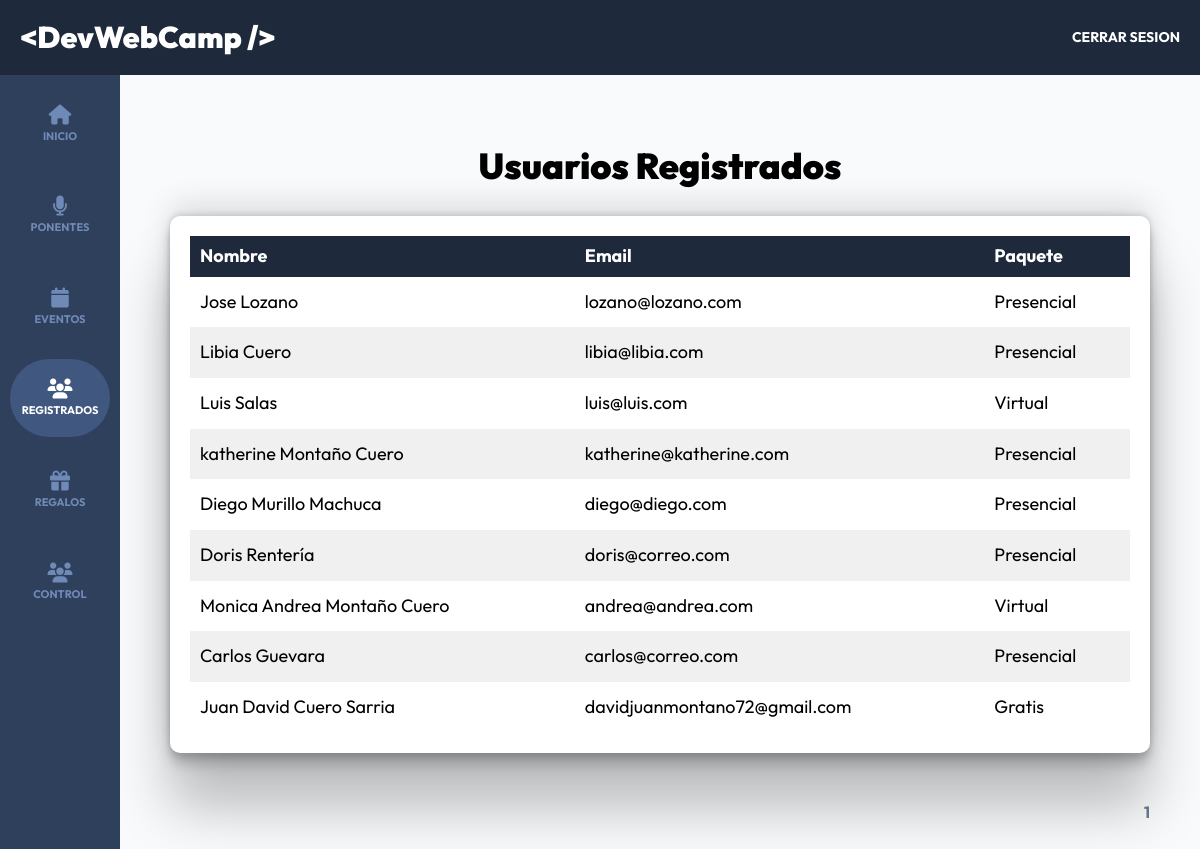
The app's page /admin/registrados?page=1 (signed in) with its own data.
### tables this page shows
CREATE TABLE `registros` (
  `id` int(11) NOT NULL,
  `paquete_id` int(11) DEFAULT NULL,
  `pago_id` varchar(30) DEFAULT NULL,
  `token` varchar(8) DEFAULT NULL,
  `usuario_id` int(11) DEFAULT NULL,
  `regalo_id` int(11) DEFAULT NULL
);

CREATE TABLE `usuarios` (
  `id` int(11) NOT NULL,
  `nombre` varchar(40) DEFAULT NULL,
  `apellido` varchar(40) DEFAULT NULL,
  `email` varchar(40) DEFAULT NULL,
  `password` varchar(60) DEFAULT NULL,
  `confirmado` tinyint(1) DEFAULT NULL,
  `fecha` date DEFAULT NULL,
  `token` varchar(13) DEFAULT NULL,
  `admin` tinyint(1) DEFAULT NULL
);

CREATE TABLE `paquetes` (
  `id` int(11) NOT NULL,
  `nombre` varchar(30) DEFAULT NULL
);

### controllers/RegistradosController.php (called while the page is built, shortened)
<?php
class RegistradosController {
    public static function index(Router $router ){
        $pagina_actual = $_GET['page'];
        $pagina_actual = filter_var($pagina_actual, FILTER_VALIDATE_INT);
        $registros_por_pagina = 10;
        $total = Registro::total();
        $paginacion = new Paginacion($pagina_actual, $registros_por_pagina, $total);
        $registros = Registro::paginar($registros_por_pagina, $paginacion->offset());
        foreach($registros as $registro){
            $registro->usuario = Usuario::find($registro->usuario_id);
            $registro->paquete = Paquete::find($registro->paquete_id);
        }
        $router->render('admin/registrados/index', [
            'titulo' => 'Usuarios  Registrados',
            'registros' => $registros,
            'paginacion' => $paginacion->paginacion()
        ]);
    }
}

### public/index.php (called while the page is built, shortened)
<?php
$router = new Router();
$router->get('/login', [AuthController::class, 'login']);
$router->post('/login', [AuthController::class, 'login']);
$router->post('/logout', [AuthController::class, 'logout']);
$router->get('/registro', [AuthController::class, 'registro']);
$router->post('/registro', [AuthController::class, 'registro']);
$router->get('/olvide', [AuthController::class, 'olvide']);
$router->post('/olvide', [AuthController::class, 'olvide']);
$router->get('/reestablecer', [AuthController::class, 'reestablecer']);
$router->post('/reestablecer', [AuthController::class, 'reestablecer']);
$router->get('/mensaje', [AuthController::class, 'mensaje']);
$router->get('/confirmar-cuenta', [AuthController::class, 'confirmar']);
$router->get('/admin/dashboard', [DashboardController::class, 'index']);
$router->get('/admin/ponentes', [PonentesController::class, 'index']);
$router->get('/admin/ponentes/crear', [PonentesController::class, 'crear']);
$router->post('/admin/ponentes/crear', [PonentesController::class, 'crear']);
$router->get('/admin/ponentes/editar', [PonentesController::class, 'editar']);
$router->post('/admin/ponentes/editar', [PonentesController::class, 'editar']);
$router->post('/admin/ponentes/eliminar', [PonentesController::class, 'eliminar']);
$router->get('/admin/eventos', [EventosController::class, 'index']);
$router->get('/admin/eventos/crear', [EventosController::class, 'crear']);
$router->post('/admin/eventos/crear', [EventosController::class, 'crear']);
$router->get('/admin/eventos/editar', [EventosController::class, 'editar']);
$router->post('/admin/eventos/editar', [EventosController::class, 'editar']);
$router->post('/admin/eventos/eliminar', [EventosController::class, 'eliminar']);
$router->get('/api/eventos-horario', [APIEventos::class, 'index']);
$router->get('/api/ponentes', [APIPonentes::class, 'index']);
$router->get('/api/ponente', [APIPonentes::class, 'ponente']);
$router->get('/api/usuario', [APIUsuarios::class, 'index']);
$router->get('/api/regalos', [APIRegalos::class, 'index']);
$router->get('/api/evento', [APIEventosDisponibles::class, 'index']);
$router->get('/admin/registrados', [RegistradosController::class, 'index']);
$router->get('/admin/general', [GeneralController::class, 'index']);
$router->get('/admin/regalos', [RegalosController::class, 'index']);
$router->get('/finalizar-registro', [RegistroController::class, 'crear']);
$router->post('/finalizar-registro/gratis', [RegistroController::class, 'gratis']);
$router->post('/finalizar-registro/pagar', [RegistroController::class, 'pagar']);
$router->get('/finalizar-registro/conferencias', [RegistroController::class, 'conferencias']);
$router->post('/finalizar-registro/conferencias', [RegistroController::class, 'conferencias']);
$router->get('/boleto', [RegistroController::class, 'boleto']);
$router->get('/', [PaginasController::class, 'index'] );
$router->get('/devwebcamp', [PaginasController::class, 'evento'] );
$router->get('/paquetes', [PaginasController::class, 'paquetes'] );
$router->get('/workshops-conferencias', [PaginasController::class, 'conferencias'] );
$router->get('/404', [PaginasController::class, 'error'] );
$router->comprobarRutas();

### models/ActiveRecord.php (called while the page is built, shortened)
<?php
class ActiveRecord {
    protected static $db;
    protected static $tabla = '';
    public static function setDB($database) {
        self::$db = $database;
    }
    public static function consultarSQL($query) {
        $resultado = self::$db->query($query);
        $array = [];
        while($registro = $resultado->fetch_assoc()) {
            $array[] = static::crearObjeto($registro);
        }
        return $array;
    }
    protected static function crearObjeto($registro) {
        $objeto = new static;
        foreach($registro as $key => $value ) {
            if(property_exists( $objeto, $key  )) {
                $objeto->$key = $value;
            }
        }
        return $objeto;
    }
    public static function find($id) {
        $query = "SELECT * FROM " . static::$tabla  ." WHERE id = ${id}";
        $resultado = self::consultarSQL($query);
        return array_shift( $resultado ) ;
    }
    public static function paginar($por_pagina, $offset) {
        $query = "SELECT * FROM " . static::$tabla . "  ORDER BY id DESC LIMIT ${por_pagina} OFFSET ${offset}" ;
        $resultado = self::consultarSQL($query);
        return $resultado;
    }
    public static function total($columna = '', $valor = '') {
        $query = "SELECT COUNT(*) FROM " . static::$tabla;
        $resultado = self::$db->query($query);
        $total = $resultado->fetch_array();
        return array_shift($total);
    }
}

### views/admin/registrados/index.php (the view)
<h2 class="dashboard__heading"><?php echo $titulo; ?></h2>
<div class="dashboard__contenedor">
    <?php if(!empty($registros)){ ?>
        <table class="table">
            <thead class="table__thead">
                <tr>
                    <th scope="col" class="table__th">Nombre</th>
                    <th scope="col" class="table__th">Email</th>
                    <th scope="col" class="table__th">Paquete</th>
                </tr>
            </thead>
            <tbody class="table__tbody">
                <?php foreach($registros as $registro) { ?>
                    <tr class="table__tr">
                        <td class="table__td">
                            <?php echo $registro->usuario->nombre . " " . $registro->usuario->apellido; ?>
                        </td>
                        <td class="table__td">
                            <?php echo $registro->usuario->email; ?>
                        </td>
                        <td class="table__td">
                            <?php echo $registro->paquete->nombre; ?>
                        </td>
                    </tr>
                <?php } ?>
            </tbody>
        </table>
    <?php } else { ?>
        <a class="text-center" href="#">No Hay Registrados Aún</a>
    <?php } ?>
</div>
<?php
    echo $paginacion;
?>

### public/build/css/app.css (style rules this page uses)
html { line-height: 1.15; -webkit-text-size-adjust: 100%; }
body { margin: 0; }
html { font-size: 62.5%; box-sizing: border-box; height: 100%; }
*, *:before, *:after { box-sizing: inherit; }
body { font-family: "Outfit", sans-serif; font-size: 1.8rem; }
h1, h2, h3 { font-family: "Outfit", sans-serif; font-weight: 900; margin: 2rem 0; }
h2 { font-size: 3.6rem; }
[class$=__heading] { font-family: "Outfit", sans-serif; font-weight: 900; margin: 2rem 0; margin: 6rem 0 3rem 0; text-align: center; }
.dashboard { height: 100%; display: flex; flex-direction: column; background-color: #F8FAFC; }
.dashboard__contenedor, .dashboard__formulario { box-shadow: rgba(0, 0, 0, 0.25) 0px 54px 55px, rgba(0, 0, 0, 0.12) 0px -12px 30px, rgba(0, 0, 0, 0.12) 0px 4px 6px, rgba(0, 0, 0, 0.17) 0px 12px 13px, rgba(0, 0, 0, 0.09) 0px -3px 5px; background-color: #FFFFFF; padding: 2rem; border-radius: 1rem; }
.table { width: 100%; border-collapse: collapse; }
.table__thead { background-color: #1E293B; color: #FFFFFF; }
.table__th { padding: 1rem; text-align: left; }
.table__tr:nth-of-type(even) { background-color: #f0f0f0; }
.table__td, .table__td--acciones { padding: 1.5rem 1rem; }
.table__td { color: #000000; }

### records on screen
registros: usuario.nombre "Jose", usuario.apellido "Lozano", usuario.email "lozano@lozano.com", paquete.nombre "Presencial"
registros: usuario.nombre "Libia", usuario.apellido "Cuero", usuario.email "libia@libia.com", paquete.nombre "Presencial"
registros: usuario.nombre "Luis", usuario.apellido "Salas", usuario.email "luis@luis.com", paquete.nombre "Virtual"
registros: usuario.nombre "katherine", usuario.apellido "Montaño Cuero", usuario.email "katherine@katherine.com", paquete.nombre "Presencial"
registros: usuario.nombre "Diego", usuario.apellido "Murillo Machuca", usuario.email "diego@diego.com", paquete.nombre "Presencial"
registros: usuario.nombre "Doris", usuario.apellido "Rentería", usuario.email "doris@correo.com", paquete.nombre "Presencial"
registros: usuario.nombre "Monica Andrea", usuario.apellido "Montaño Cuero", usuario.email "andrea@andrea.com", paquete.nombre "Virtual"
registros: usuario.nombre "Carlos", usuario.apellido "Guevara", usuario.email "carlos@correo.com", paquete.nombre "Presencial"
registros: usuario.nombre "Juan David", usuario.apellido "Cuero Sarria", usuario.email "davidjuanmontano72@gmail.com", paquete.nombre "Gratis"

### other values on screen
$titulo "Usuarios Registrados"
